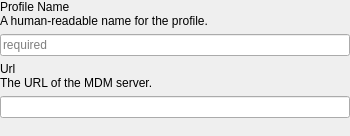
      <widget class="QWidget" name="mainWidget" native="true">
       <property name="styleSheet">
        <string notr="true"/>
       </property>
       <layout class="QVBoxLayout" name="verticalLayout">
        <property name="spacing">
         <number>6</number>
        </property>
        <property name="leftMargin">
         <number>0</number>
        </property>
        <property name="topMargin">
         <number>0</number>
        </property>
        <property name="rightMargin">
         <number>0</number>
        </property>
        <property name="bottomMargin">
         <number>0</number>
        </property>
        <item>
         <widget class="QWidget" name="widget_4" native="true">
          <layout class="QVBoxLayout" name="verticalLayout_4">
           <property name="spacing">
            <number>0</number>
           </property>
           <property name="leftMargin">
            <number>0</number>
           </property>
           <property name="topMargin">
            <number>0</number>
           </property>
           <property name="rightMargin">
            <number>0</number>
           </property>
           <property name="bottomMargin">
            <number>0</number>
           </property>
           <item>
            <widget class="QLabel" name="label">
             <property name="text">
              <string>Profile Name</string>
             </property>
            </widget>
           </item>
           <item>
            <widget class="QLabel" name="lTipName">
             <property name="text">
              <string>A human-readable name for the profile.</string>
             </property>
            </widget>
           </item>
          </layout>
         </widget>
        </item>
        <item>
         <widget class="QLineEdit" name="profileName">
          <property name="minimumSize">
           <size>
            <width>0</width>
            <height>0</height>
           </size>
          </property>
          <property name="placeholderText">
           <string>required</string>
          </property>
         </widget>
        </item>
        <item>
         <widget class="QWidget" name="widget_5" native="true">
          <layout class="QVBoxLayout" name="verticalLayout_11">
           <property name="spacing">
            <number>0</number>
           </property>
           <property name="leftMargin">
            <number>0</number>
           </property>
           <property name="topMargin">
            <number>0</number>
           </property>
           <property name="rightMargin">
            <number>0</number>
           </property>
           <property name="bottomMargin">
            <number>0</number>
           </property>
           <item>
            <widget class="QLabel" name="label_2">
             <property name="text">
              <string>Url</string>
             </property>
            </widget>
           </item>
           <item>
            <widget class="QLabel" name="lTipUrl">
             <property name="text">
              <string>The URL of the MDM server.</string>
             </property>
            </widget>
           </item>
          </layout>
         </widget>
        </item>
        <item>
         <widget class="QLineEdit" name="mdmUrl">
          <property name="minimumSize">
           <size>
            <width>350</width>
            <height>0</height>
           </size>
          </property>
         </widget>
        </item>
        <item>
         <widget class="QWidget" name="widget_6" native="true">
          <layout class="QVBoxLayout" name="verticalLayout_12">
           <property name="spacing">
            <number>0</number>
           </property>
           <property name="leftMargin">
            <number>0</number>
           </property>
           <property name="topMargin">
            <number>0</number>
           </property>
           <property name="rightMargin">
            <number>0</number>
           </property>
           <property name="bottomMargin">
            <number>0</number>
           </property>
          </layout>
         </widget>
        </item>
        <item>
         <widget class="QWidget" name="widget_13" native="true">
          <layout class="QVBoxLayout" name="verticalLayout_18">
           <property name="spacing">
            <number>0</number>
           </property>
           <property name="leftMargin">
            <number>0</number>
           </property>
           <property name="topMargin">
            <number>0</number>
           </property>
           <property name="rightMargin">
            <number>0</number>
           </property>
           <property name="bottomMargin">
            <number>0</number>
           </property>
          </layout>
         </widget>
        </item>
        <item>
         <widget class="QWidget" name="widget_7" native="true">
          <layout class="QVBoxLayout" name="verticalLayout_13">
           <property name="spacing">
            <number>0</number>
           </property>
           <property name="leftMargin">
            <number>0</number>
           </property>
           <property name="topMargin">
            <number>0</number>
           </property>
           <property name="rightMargin">
            <number>0</number>
           </property>
           <property name="bottomMargin">
            <number>0</number>
           </property>
          </layout>
         </widget>
        </item>
       </layout>
      </widget>
